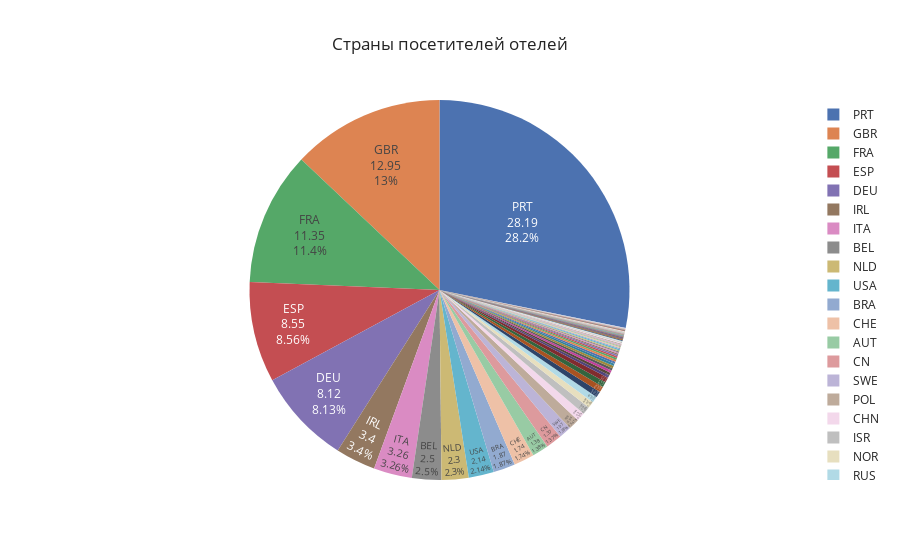

Source (notebook cell):
### Markdown cell above
# Откуда приходят гости?

### Code cell
data = pd.DataFrame(df.loc[df["is_canceled"] == 0]["country"].value_counts())
data['names'] = data.index
total = data['country'].sum()
data['values'] = round(data['country'] / total * 100, 2)

plot = px.pie(data,
    title = 'Страны посетителей отелей',
    values = 'values',
    names = 'names',
    template="seaborn"
)

plot.update_traces(textposition="inside", textinfo="value+percent+label")
plot.show()

### Figure 1 — Plotly figure (JSON) as saved in the notebook; plotly's stock layout.template omitted (floating-point values rounded to 4 significant figures; data arrays with more than 128 entries replaced by an {"elided": "..."} marker saying what was removed)
{"data": [{"domain": {"x": [0.0, 1.0], "y": [0.0, 1.0]}, "hovertemplate": "label=%{label}<br>value=%{value}<extra></extra>", "labels": {"elided": "165 str values"}, "legendgroup": "", "name": "", "showlegend": true, "values": {"elided": "165 float values"}, "type": "pie", "textinfo": "value+percent+label", "textposition": "inside"}], "layout": {"legend": {"tracegroupgap": 0}, "title": {"text": "Страны посетителей отелей"}}}
